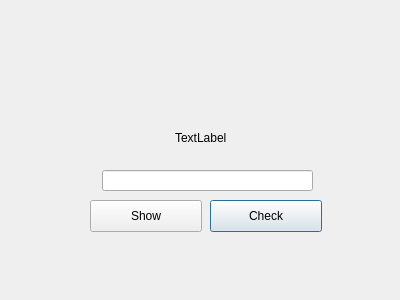
<?xml version="1.0" encoding="UTF-8"?>
<ui version="4.0">
 <class>Dialog</class>
 <widget class="QDialog" name="Dialog">
  <property name="geometry">
   <rect>
    <x>0</x>
    <y>0</y>
    <width>400</width>
    <height>300</height>
   </rect>
  </property>
  <property name="windowTitle">
   <string>Dialog</string>
  </property>
  <widget class="QPushButton" name="check">
   <property name="geometry">
    <rect>
     <x>210</x>
     <y>200</y>
     <width>112</width>
     <height>32</height>
    </rect>
   </property>
   <property name="text">
    <string>Check</string>
   </property>
  </widget>
  <widget class="QPushButton" name="show">
   <property name="geometry">
    <rect>
     <x>90</x>
     <y>200</y>
     <width>112</width>
     <height>32</height>
    </rect>
   </property>
   <property name="text">
    <string>Show</string>
   </property>
  </widget>
  <widget class="QLineEdit" name="lineEdit">
   <property name="geometry">
    <rect>
     <x>102</x>
     <y>170</y>
     <width>211</width>
     <height>21</height>
    </rect>
   </property>
  </widget>
  <widget class="QLabel" name="label">
   <property name="geometry">
    <rect>
     <x>175</x>
     <y>130</y>
     <width>58</width>
     <height>16</height>
    </rect>
   </property>
   <property name="text">
    <string>TextLabel</string>
   </property>
  </widget>
 </widget>
 <resources/>
 <connections/>
</ui>
